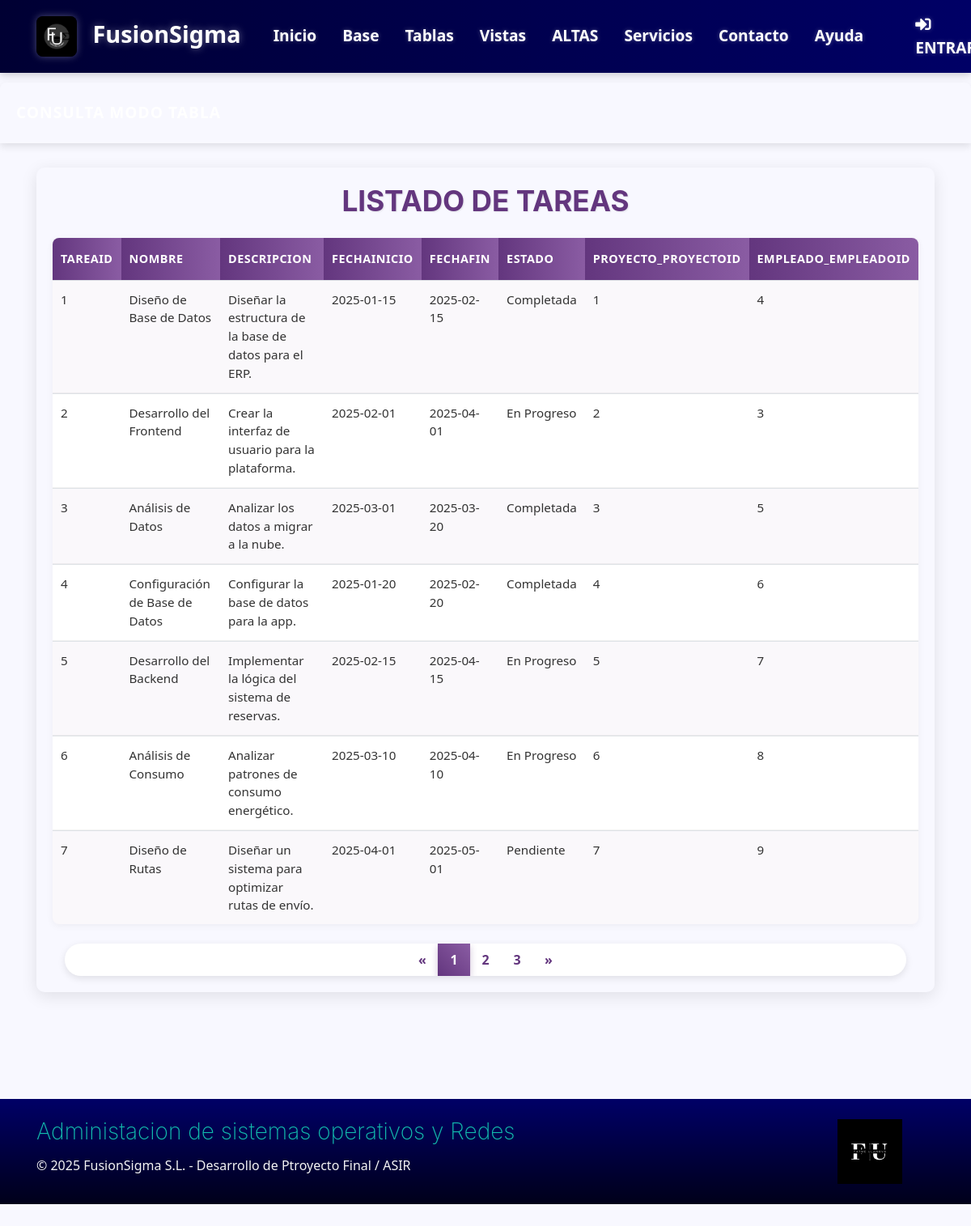
Screenshot of /Aplicacion-FusionSigma/fusionsigma1/T-tarea.php with the database file from the repository.
### tables this page shows
CREATE TABLE `tarea` (
  `TareaID` int(11) NOT NULL,
  `Nombre` varchar(100) DEFAULT NULL,
  `Descripcion` varchar(250) DEFAULT NULL,
  `FechaInicio` date DEFAULT NULL,
  `FechaFin` date DEFAULT NULL,
  `Estado` varchar(20) DEFAULT NULL,
  `PROYECTO_ProyectoID` int(11) NOT NULL,
  `EMPLEADO_EmpleadoID` int(11) NOT NULL
);

### Aplicacion-FusionSigma/fusionsigma1/T-tarea.php (the view, shortened to what this page needs)
<?php
	require_once('marcosup.php');
?>
<nav class="navbar py-2 navbar-light text-left bg-warning" id="2">
  <span class="navbar-text text-left text-dark"><b>Consulta modo tabla</b></span>
</nav>
<div class="py-3 bg-info">
    <div class="container">
        <div class="table-container">
            <div class="table-header text-center">
                <h2>LISTADO DE TAREAS</h2>
            </div>
            <div class="table-content">
                <?php
                $tabla = "tarea";
                if (isset($_GET['pagina'])) {
                    $pagina = $_GET['pagina'];
                } else {
                    $pagina = 1;
                }
                $registrosPorPagina = 7;
                $inicio = ($pagina - 1) * $registrosPorPagina;
                $consultaTotal = "SELECT COUNT(*) as total FROM $tabla";
                $resultadoTotal = mysqli_query($c, $consultaTotal);
                $filaTotal = mysqli_fetch_assoc($resultadoTotal);
                $numreg = $filaTotal['total'];
                $numpag = ceil($numreg / $registrosPorPagina);
                $sentencia = "SELECT * FROM $tabla LIMIT $inicio, $registrosPorPagina";
                $resultado = mysqli_query($c, $sentencia);
                echo '<table class="table">';
                $cabeceras = mysqli_query($c, "SHOW FIELDS FROM $tabla");
                echo "<tr>";
                while ($cab = mysqli_fetch_row($cabeceras)) {
                    echo "<th>" . ucfirst($cab[0]) . "</th>";
                }
                echo "</tr>";
                while ($registro = mysqli_fetch_row($resultado)) {
                    echo "<tr>";
                    $i = 0;
                    foreach ($registro as $fila) {
                        echo "<td>$registro[$i]</td>";
                        $i++;
                    }
                    echo "</tr>";
                }
                echo "</table>";
                if ($pagina == 1) {
                    $anterior = 1;
                } else {
                    $anterior = $pagina - 1;
                }
                if ($pagina == $numpag) {
                    $siguiente = $pagina;
                } else {
                    $siguiente = $pagina + 1;
                }
                echo "<div class='col-md-12 text-center'>";
                echo '<ul class="pagination justify-content-center ">';
                echo '	<li class="page-item ">';
                echo '	  <a class="page-link" href="T-tarea.php?pagina='.$anterior.'">&laquo;</a>';
                echo '	</li>';
                for ($i = 1; $i <= $numpag; $i++) {
                    if ($i == $pagina) {
                        echo '	<li class="page-item active">';
                        echo '	  <a class="page-link" href="T-tarea.php?pagina='.$i.'">'.$i.'</a>';
                        echo '	</li>';
                    } else {
                        echo '	<li class="page-item"><a class="page-link" href="T-tarea.php?pagina='.$i.'">'.$i.'</a></li>';
                    }
                }
                echo '	<li class="page-item ">';
                echo '	  <a class="page-link" href="T-tarea.php?pagina='.$siguiente.'">&raquo;</a>';
                echo '	</li>';
                echo '  </ul>';
                echo '</div>';
                ?>
            </div>
        </div>
    </div>
</div>
<?php
  require_once('marcoinf.php');
?>

### Aplicacion-FusionSigma/fusionsigma1/marcosup.php (style rules this page uses)
:root { --primary: #63367e; --primary-dark: #4a2861; --primary-light: #8a5ca3; --secondary: #e6d7b9; --secondary-dark: #d1c3a7; --secondary-light: #f5ebd9; --accent: #4f70ce; --text-dark: #333; --text-light: #f3f3f3; --background: #F8F8FF; }
body { padding-top: 70px; min-height: 100vh; background-color: var(--background); color: var(--text-dark); font-family: 'Segoe UI', Tahoma, Geneva, Verdana, sans-serif; }
.navbar { background: linear-gradient(to right, #000033, #000066) !important; box-shadow: 0 2px 10px rgba(0, 0, 0, 0.2); transition: all 0.3s ease; }
.navbar { min-height: 70px; padding: 0.5rem 1rem; }

### Aplicacion-FusionSigma/fusionsigma1/T-tarea.php (style rules this page uses)
.table-container { background-color: #F8F8FF; border-radius: 10px; box-shadow: 0 5px 20px rgba(0, 0, 0, 0.1); padding: 20px; margin-bottom: 30px; }
.table-header { margin-bottom: 25px; }
.table-header h2 { color: #63367e; font-size: 2.2rem; font-weight: 700; text-shadow: 1px 1px 2px rgba(0, 0, 0, 0.1); margin-bottom: 10px; }
.table { width: 100%; border-collapse: separate; border-spacing: 0; background-color: white; border-radius: 8px; overflow: hidden; box-shadow: 0 2px 10px rgba(0, 0, 0, 0.05); }
.table tr:nth-child(even) { background-color: rgba(99, 54, 126, 0.03); }
.table th { background: linear-gradient(to right, #63367e, #8a5ca3); color: white; font-weight: 600; text-transform: uppercase; padding: 15px 10px; font-size: 0.9rem; letter-spacing: 0.5px; border: none; text-align: left; }
.table td { padding: 12px 10px; border-bottom: 1px solid rgba(0, 0, 0, 0.05); color: #333; font-size: 0.95rem; }
.table tr:last-child td { border-bottom: none; }
.pagination { display: flex; list-style: none; padding: 0; margin: 20px 0 0; justify-content: center; border-radius: 50px; box-shadow: 0 3px 10px rgba(0, 0, 0, 0.1); overflow: hidden; background-color: white; }
.page-item { margin: 0; }
.page-link { display: flex; align-items: center; justify-content: center; min-width: 40px; height: 40px; padding: 5px 10px; color: #63367e; background-color: white; border: none; font-weight: 600; transition: all 0.3s ease; }
.page-item:first-child .page-link { border-top-left-radius: 50px; border-bottom-left-radius: 50px; }
.page-item:last-child .page-link { border-top-right-radius: 50px; border-bottom-right-radius: 50px; }
.page-item.active .page-link { background: linear-gradient(45deg, #63367e, #8a5ca3); color: white; box-shadow: 0 3px 8px rgba(99, 54, 126, 0.3); }
.py-3.bg-info { background: linear-gradient(135deg, #F8F8FF, #f0f0ff) !important; min-height: 600px; padding: 30px 0 !important; background-image: none !important; }
.navbar.py-2.navbar-light { background: linear-gradient(to right, #63367e, #8a5ca3) !important; border-radius: 8px 8px 0 0; padding: 15px 20px !important; margin-bottom: 0; box-shadow: 0 4px 10px rgba(0, 0, 0, 0.1); background-image: none !important; }
.navbar-text { color: white !important; font-size: 1.2rem; font-weight: 600; text-transform: uppercase; letter-spacing: 1px; }
.navbar-text b { font-weight: 600; }

### Aplicacion-FusionSigma/fusionsigma1/marcoinf.php (style rules this page uses)
.navbar { min-height: 70px; padding: 0.5rem 1rem; }

### rows the page displays
tarea: TareaID "1", Nombre "Diseño de Base de Datos", Descripcion "Diseñar la estructura de la base de datos para el ERP.", FechaInicio "2025-01-15", FechaFin "2025-02-15", Estado "Completada", PROYECTO_ProyectoID "1", EMPLEADO_EmpleadoID "4"
tarea: TareaID "2", Nombre "Desarrollo del Frontend", Descripcion "Crear la interfaz de usuario para la plataforma.", FechaInicio "2025-02-01", FechaFin "2025-04-01", Estado "En Progreso", PROYECTO_ProyectoID "2", EMPLEADO_EmpleadoID "3"
tarea: TareaID "3", Nombre "Análisis de Datos", Descripcion "Analizar los datos a migrar a la nube.", FechaInicio "2025-03-01", FechaFin "2025-03-20", Estado "Completada", PROYECTO_ProyectoID "3", EMPLEADO_EmpleadoID "5"
tarea: TareaID "4", Nombre "Configuración de Base de Datos", Descripcion "Configurar la base de datos para la app.", FechaInicio "2025-01-20", FechaFin "2025-02-20", Estado "Completada", PROYECTO_ProyectoID "4", EMPLEADO_EmpleadoID "6"
tarea: TareaID "5", Nombre "Desarrollo del Backend", Descripcion "Implementar la lógica del sistema de reservas.", FechaInicio "2025-02-15", FechaFin "2025-04-15", Estado "En Progreso", PROYECTO_ProyectoID "5", EMPLEADO_EmpleadoID "7"
tarea: TareaID "6", Nombre "Análisis de Consumo", Descripcion "Analizar patrones de consumo energético.", FechaInicio "2025-03-10", FechaFin "2025-04-10", Estado "En Progreso", PROYECTO_ProyectoID "6", EMPLEADO_EmpleadoID "8"
tarea: TareaID "7", Nombre "Diseño de Rutas", Descripcion "Diseñar un sistema para optimizar rutas de envío.", FechaInicio "2025-04-01", FechaFin "2025-05-01", Estado "Pendiente", PROYECTO_ProyectoID "7", EMPLEADO_EmpleadoID "9"

### other values shown
$cab[0] "TAREAID"
$cab[0] "NOMBRE"
$cab[0] "DESCRIPCION"
$cab[0] "FECHAINICIO"
$cab[0] "FECHAFIN"
$cab[0] "ESTADO"
$cab[0] "PROYECTO_PROYECTOID"
$cab[0] "EMPLEADO_EMPLEADOID"
